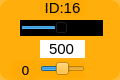
    <widget class="QWidget" name="widget_id1_16" native="true">
     <property name="geometry">
      <rect>
       <x>185</x>
       <y>30</y>
       <width>120</width>
       <height>80</height>
      </rect>
     </property>
     <property name="styleSheet">
      <string notr="true">background-color: rgb(255, 170, 0, 200);
border-radius:10px;</string>
     </property>
     <widget class="QLabel" name="label_ID1_17">
      <property name="geometry">
       <rect>
        <x>40</x>
        <y>0</y>
        <width>45</width>
        <height>16</height>
       </rect>
      </property>
      <property name="minimumSize">
       <size>
        <width>0</width>
        <height>10</height>
       </size>
      </property>
      <property name="font">
       <font>
        <family>Arial</family>
        <pointsize>11</pointsize>
       </font>
      </property>
      <property name="styleSheet">
       <string notr="true">background-color: rgb(255, 255, 255， 0);
border-radius:0px;</string>
      </property>
      <property name="text">
       <string>ID:16</string>
      </property>
      <property name="alignment">
       <set>Qt::AlignCenter</set>
      </property>
     </widget>
     <widget class="QSlider" name="horizontalSlider_pulse_id16">
      <property name="geometry">
       <rect>
        <x>20</x>
        <y>20</y>
        <width>83</width>
        <height>16</height>
       </rect>
      </property>
      <property name="autoFillBackground">
       <bool>false</bool>
      </property>
      <property name="styleSheet">
       <string notr="true">background-color: rgb(0, 0, 0);
border-radius:0px;</string>
      </property>
      <property name="minimum">
       <number>0</number>
      </property>
      <property name="maximum">
       <number>1000</number>
      </property>
      <property name="pageStep">
       <number>1</number>
      </property>
      <property name="value">
       <number>500</number>
      </property>
      <property name="orientation">
       <enum>Qt::Horizontal</enum>
      </property>
     </widget>
     <widget class="QSlider" name="horizontalSlider_dev_id16">
      <property name="geometry">
       <rect>
        <x>40</x>
        <y>60</y>
        <width>45</width>
        <height>18</height>
       </rect>
      </property>
      <property name="styleSheet">
       <string notr="true">background-color: rgb(255, 255, 255， 0);</string>
      </property>
      <property name="minimum">
       <number>-125</number>
      </property>
      <property name="maximum">
       <number>125</number>
      </property>
      <property name="pageStep">
       <number>1</number>
      </property>
      <property name="orientation">
       <enum>Qt::Horizontal</enum>
      </property>
     </widget>
     <widget class="QLabel" name="label_id16">
      <property name="geometry">
       <rect>
        <x>10</x>
        <y>60</y>
        <width>31</width>
        <height>20</height>
       </rect>
      </property>
      <property name="minimumSize">
       <size>
        <width>0</width>
        <height>10</height>
       </size>
      </property>
      <property name="font">
       <font>
        <family>DejaVu Sans</family>
        <pointsize>10</pointsize>
       </font>
      </property>
      <property name="styleSheet">
       <string notr="true">background-color: rgb(255, 255, 255， 0);</string>
      </property>
      <property name="text">
       <string>0</string>
      </property>
      <property name="alignment">
       <set>Qt::AlignCenter</set>
      </property>
     </widget>
     <widget class="QLineEdit" name="lineEdit_id16">
      <property name="geometry">
       <rect>
        <x>40</x>
        <y>40</y>
        <width>45</width>
        <height>18</height>
       </rect>
      </property>
      <property name="sizePolicy">
       <sizepolicy hsizetype="Fixed" vsizetype="Fixed">
        <horstretch>0</horstretch>
        <verstretch>0</verstretch>
       </sizepolicy>
      </property>
      <property name="font">
       <font>
        <family>Arial</family>
        <pointsize>11</pointsize>
       </font>
      </property>
      <property name="autoFillBackground">
       <bool>false</bool>
      </property>
      <property name="styleSheet">
       <string notr="true">background-color: rgb(255, 255, 255);
border-radius:0px;</string>
      </property>
      <property name="text">
       <string>500</string>
      </property>
      <property name="maxLength">
       <number>1000</number>
      </property>
      <property name="alignment">
       <set>Qt::AlignCenter</set>
      </property>
      <property name="dragEnabled">
       <bool>false</bool>
      </property>
      <property name="readOnly">
       <bool>false</bool>
      </property>
     </widget>
    </widget>
